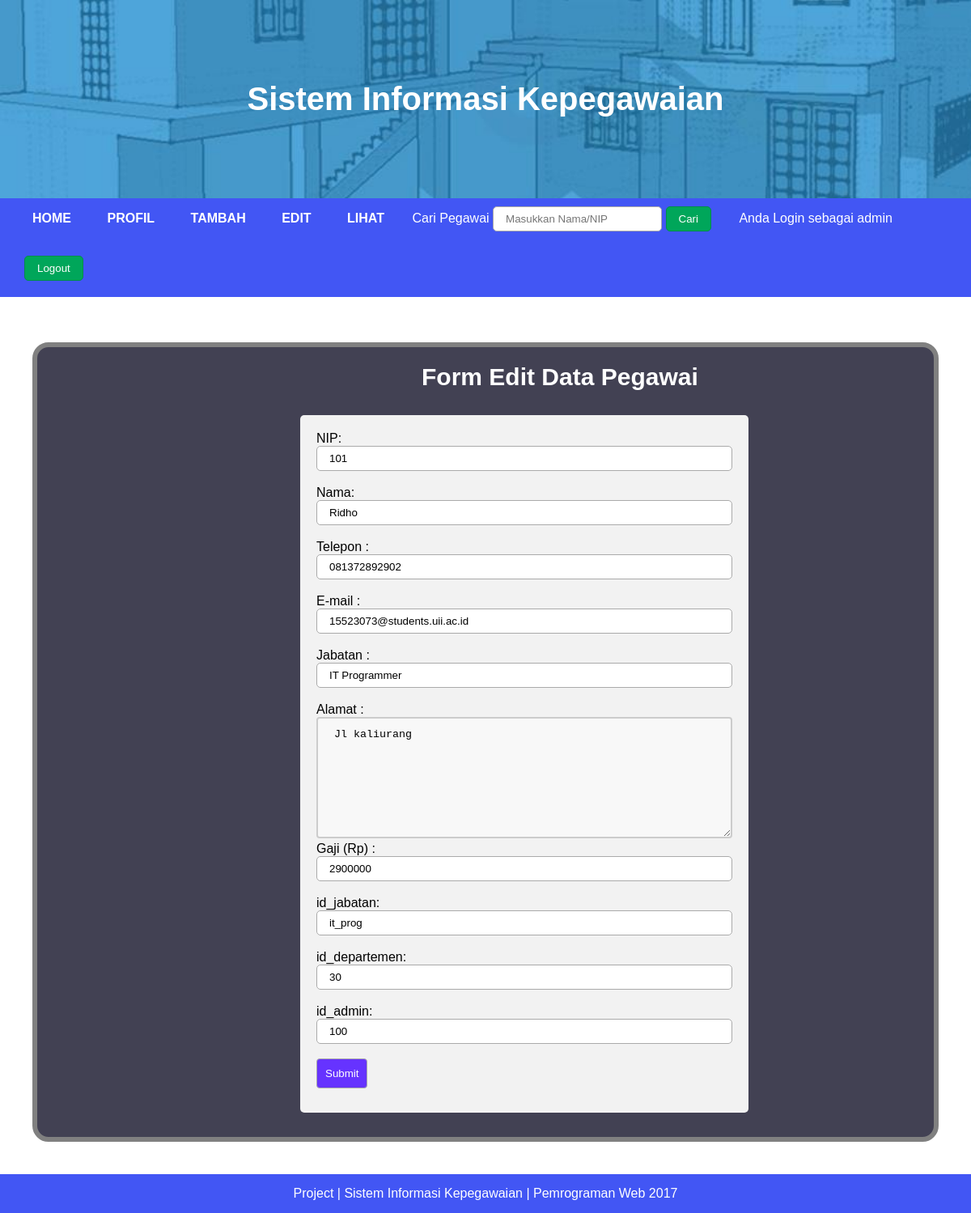
The app's page /form_edit_pegawai.php?nip=101 (signed in) with its own data.
### tables this page shows
CREATE TABLE `pegawai` (
  `nip` varchar(25) NOT NULL,
  `img` varchar(255) NOT NULL,
  `nama` varchar(50) NOT NULL,
  `telepon` varchar(15) NOT NULL,
  `email` varchar(50) NOT NULL,
  `jabatan` varchar(50) NOT NULL,
  `alamat` varchar(255) NOT NULL,
  `gaji` int(20) NOT NULL,
  `username` varchar(50) NOT NULL,
  `password` varchar(50) NOT NULL,
  `id_jabatan` varchar(10) NOT NULL,
  `id_departemen` varchar(10) NOT NULL,
  `id` int(5) NOT NULL,
  `level` int(1) NOT NULL
);

### form_edit_pegawai.php (the view, shortened to what this page needs)
<?php
	$nip = $_GET['nip'];
	$query = mysql_query("SELECT * FROM pegawai WHERE nip = '$nip'");
	$result = mysql_fetch_array($query);
?>
<!DOCTYPE html>
<html>
<head>
	<link rel="stylesheet" type="text/css" href="css/style.css">
</head>
<body>
	<div class="container">
		<header>
			<h1>Sistem Informasi Kepegawaian</h1>
		</header>
		<nav id="navbar">
			<ul>
				<li><a href="admin.php">HOME</a></li>
				<li><a href="profil_admin.php">PROFIL</a></li>
				<li>
					<a href="#" class="dropdown-slide1">TAMBAH</a>
				</li>
				<li>
					<a href="#" class="dropdown-slide2">EDIT</a>
				</li>
				<li>
					<a href="#" class="dropdown-slide3">LIHAT</a>
				</li>
				<li>
					<form method="post" action="tampil_pegawai_cari_admin.php">
						<label>Cari Pegawai</label>
						<input type="text" name="cari" placeholder="Masukkan Nama/NIP" required>
						<button id="btn-submit">Cari</button>
					</form>
				</li>
				<span style="color: white; margin-left:10px;">Anda Login sebagai <?php echo $_SESSION['admin']; ?></span>
				<li>
					<form>
						<input type="button" value="Logout" id="btn-submit" onclick="window.location = 'proses/logout_admin.php';"/>
					</form>
				</li>
			</ul>
		</nav>
		<section class="middle">
			<section class="content">
			<div class="kotak" align="left">
				<h1 style="margin-left:475px;">Form Edit Data Pegawai</h1>
					<div class="container-form">
						<form method="post" action="proses/edit_pegawai.php">
							<label style="color: black">NIP: </label><br>
							<input id="input" type="text" name="nip" placeholder="Masukkan NIP Pegawai" value="<?= $result['nip'];?>" readonly><br><br>
							<label style="color: black">Nama: </label><br>
							<input id="input" type="text" name="nama" placeholder="Masukkan Nama" value="<?= $result['nama'];?>" required><br><br>
							<label style="color: black">Telepon : </label><br>
							<input id="input" type="text" name="telepon" placeholder="Masukkan No Telepon" value="<?= $result['telepon'];?>" required><br><br>
							<label style="color: black">E-mail : </label><br>
							<input id="input" type="text" name="email" placeholder="Masukkan E-mail" value="<?= $result['email'];?>" required><br><br>
							<label style="color: black">Jabatan : </label><br>
							<input id="input" type="text" name="jabatan" placeholder="Masukkan Jabatan Pegawai" value="<?= $result['jabatan'];?>" required><br><br>
							<label style="color: black">Alamat : </label><br>
							<textarea type="text" name="alamat" placeholder="Masukkan Alamat" required><?= $result['alamat'];?></textarea>
							<label style="color: black">Gaji (Rp) : </label><br>
							<input id="input" type="text" name="gaji" placeholder="Masukkan Gaji Pegawai" value="<?= $result['gaji'];?>" required><br><br>
							<label style="color: black">id_jabatan: </label><br>
							<input id="input" type="text" name="id_jabatan" placeholder="Masukkan id_jabatan" value="<?= $result['id_jabatan'];?>" readonly><br><br>
							<label style="color: black">id_departemen: </label><br>
							<input id="input" type="text" name="id_departemen" placeholder="Masukkan id_departemen" value="<?= $result['id_departemen'];?>" readonly><br><br>
							<label style="color: black">id_admin: </label><br>
							<input id="input" type="text" name="id" placeholder="Masukkan id_admin" value="<?= $result['id'];?>" readonly><br><br>
							<input class="tombol" type="submit" name="submit" value="Submit" onclick="return klikUbah();" >
						</form>
					</div>
				</div>
			</section>
		</section>
		<footer>
			<p>Project | Sistem Informasi Kepegawaian | Pemrograman Web 2017</p>
		</footer>
	</div>
</body>
</html>

### css/style.css (style rules this page uses)
* { box-sizing: border-box; }
html, body { margin: 0; font-family: Arial; }
.container { margin: auto; }
header { scale: stretch; background: url("../images/header.jpg"); background-size: 130%; padding: 100px; }
header h1 { margin: 0; text-align: center; font-size: 40px; color: white; }
#navbar { background: #4256f4; }
#navbar ul { margin-left: 20px; margin-top: 0px; padding: 0; text-align: left; }
#navbar li { list-style: none; position: relative; display: inline-block; }
#navbar li a { display: block; padding: 10px 20px; color: #fff; font-weight: bold; text-decoration: none; transition: .5s; background: #4256f4; }
#navbar form { color: #fff; padding: 10px 20px 20px 10px; }
section.middle { background: white; padding: 20px; }
section.content { display: block; overflow: hidden; min-height: 50vh; padding: 20px; background: #fff; }
.tombol { text-decoration: none; background: #6633FF; padding: 10px; color: white; border-radius: 4px; margin-bottom: 10px; }
#input { width: 100%; }
#btn-submit { padding: 7px 15px; background: #00a65a; border-radius: 5px; border: 1px solid #008d4c; color: #fff; }
textarea { width: 100%; height: 150px; padding: 12px 20px; box-sizing: border-box; border: 2px solid #ccc; border-radius: 4px; background-color: #f8f8f8; }
.kotak { height: auto; width: wrap; background-color: #424153; border: 6px solid grey; border-radius: 20px; margin: auto; }
div.kotak h1 { color:white; font-family: arial; text-align: left; margin: 20px; font-size: 30px; }
.container-form { width: 50%; border-radius: 5px; background-color: #f2f2f2; padding: 20px; margin:30px 30px 30px 325px; }
form label { width: 150px; padding-top: 7px; }
form input { display: inline-block; overflow: hidden; padding: 7px 15px; border-radius: 5px; border: 1px solid #aaa; }
footer { text-align: center; background: #4256f4; color: white; }
footer p { margin: 0; padding: 15px; }

### records on screen
pegawai: nip "101", nama "Ridho", telepon "081372892902", email "15523073@students.uii.ac.id", jabatan "IT Programmer", alamat "Jl kaliurang", gaji "2900000", id_jabatan "it_prog", id_departemen "30", id "100"

### other values on screen
$_SESSION['admin'] "admin"
